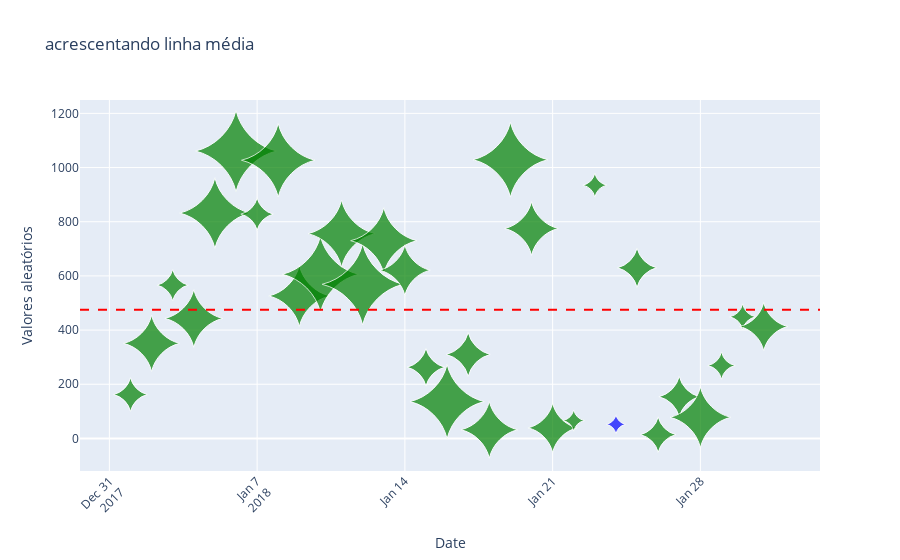

Notebook cell for this chart:
### Markdown cell above
##### Traçando linha média

### Code cell
#Filtrando janeiro de 2018 p/ não ficar mto poluído
df_plot = df[(df['Ano'] == 2018) & (df['Mês'] == 1)]

#Pintando bola com menor quantidade de eventos
iMenor_evento = 0
i = 0
while i < len(df_plot.valor_tamanho):
    if df_plot.valor_tamanho[i] < df_plot.valor_tamanho[iMenor_evento]:
        iMenor_evento = i
    i = i + 1

lista_cor = []

for i in range(len(df_plot.valor_tamanho)):
    if  df_plot.valor_tamanho[i] == df_plot.valor_tamanho[iMenor_evento]:
        lista_cor.append('blue')
    else: lista_cor.append('green')
        
fig = go.Figure(
    data=[
        go.Scatter(
            name="Bubble",
            x= df_plot.Date,
            y= df_plot.valor_loc,
            
            #bolinhas :)
            mode="markers",
            marker=dict(size=df_plot.valor_tamanho,
                        sizemode='area', #'diameter' or 'area'
                        
                        #Fórmula sugerida para definição do tamanho dos marcadores (bolas)
                        #sizeref= 2.*max(df_plot.valor_tamanho)/(50.**2), Default: 1
                        sizeref = 0.64,
                        #OBS: Definir 'sizeref' para um valor Menor que 1 diminui os tamanhos dos marcadores (bolas), 
                        #enquanto definir 'sizeref' para menos que 1, aumenta os tamanhos dos marcadores renderizados.
                        
                        sizemin=5), #Define o tamanho mínimo dos pontos do marcador. Tem efeito apenas se `marker.size` for definido como uma matriz numérica. 
                        marker_symbol = "star-diamond", #altera formato do marcador
                        xperiodalignment = 'start',
            marker_color=lista_cor, 
            #marker_size = df_plot.valor_tamanho,
            text = df_plot.valor_tamanho,
            #textposition="top center",
            #
        ),
    ],
    layout=go.Layout(
        title='Acrescentando linha média',
        xaxis_title='Date',
        yaxis_title='Valores aleatórios'

        )
    
)

fig.update_layout(xaxis_tickangle=-45)

#Adicicionando linha média dos valores
fig.add_hline(y = df_plot.valor_loc.mean(), #linha média horizontal
                  line_width = 2, 
                  line_dash  ="dash", 
                  line_color='red')
fig.show()

### Figure 1 — Plotly figure (JSON) as saved in the notebook; plotly's stock layout.template omitted (floating-point values rounded to 4 significant figures)
{"data": [{"marker": {"color": ["green", "green", "green", "green", "green", "green", "green", "green", "green", "green", "green", "green", "green", "green", "green", "green", "green", "green", "green", "green", "green", "green", "green", "blue", "green", "green", "green", "green", "green", "green", "green"], "size": [186, 518, 160, 547, 814, 1080, 173, 884, 610, 953, 736, 1077, 717, 420, 234, 902, 317, 527, 915, 471, 398, 75, 94, 60, 254, 207, 272, 604, 123, 110, 381], "sizemin": 5, "sizemode": "area", "sizeref": 0.64, "symbol": "star-diamond"}, "mode": "markers", "name": "Bubble", "text": [186, 518, 160, 547, 814, 1080, 173, 884, 610, 953, 736, 1077, 717, 420, 234, 902, 317, 527, 915, 471, 398, 75, 94, 60, 254, 207, 272, 604, 123, 110, 381], "type": "scatter", "x": ["2018-01-01", "2018-01-02", "2018-01-03", "2018-01-04", "2018-01-05", "2018-01-06", "2018-01-07", "2018-01-08", "2018-01-09", "2018-01-10", "2018-01-11", "2018-01-12", "2018-01-13", "2018-01-14", "2018-01-15", "2018-01-16", "2018-01-17", "2018-01-18", "2018-01-19", "2018-01-20", "2018-01-21", "2018-01-22", "2018-01-23", "2018-01-24", "2018-01-25", "2018-01-26", "2018-01-27", "2018-01-28", "2018-01-29", "2018-01-30", "2018-01-31"], "xperiodalignment": "start", "y": [162, 351, 566, 443, 832, 1061, 828, 1027, 526, 606, 756, 569, 730, 621, 263, 136, 310, 32, 1029, 775, 39, 66, 935, 52, 630, 14, 154, 78, 269, 449, 413]}], "layout": {"shapes": [{"line": {"color": "red", "dash": "dash", "width": 2}, "type": "line", "x0": 0, "x1": 1, "xref": "x domain", "y0": 474.9, "y1": 474.9, "yref": "y"}], "title": {"text": "acrescentando linha média"}, "xaxis": {"tickangle": -45, "title": {"text": "Date"}}, "yaxis": {"title": {"text": "Valores aleatórios"}}}}
